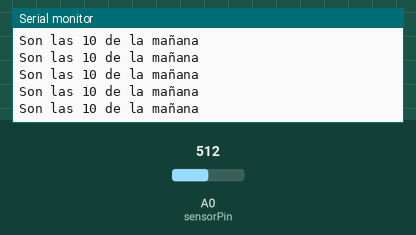
Recording of a sketch running on a simulated Arduino Uno, built with avr-gcc and run on an emulated ATmega328P. On the bench: the last lines printed to the serial monitor. The test bench sets the inputs (shaded band); at power-on: A0 (sensorPin) = 512.

Above: at 1.2 s.
1.3 s: A0 (sensorPin) set to 493
At 2.3 s:
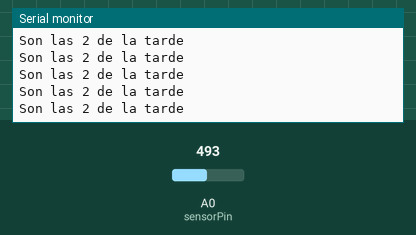
3.2 s: A0 (sensorPin) set to 511
At 4.1 s:
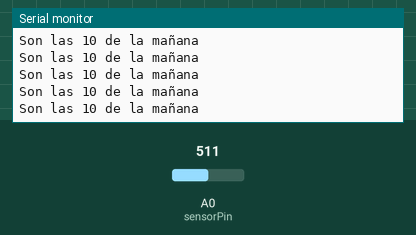
6.2 s: A0 (sensorPin) set to 477
At 7.0 s:
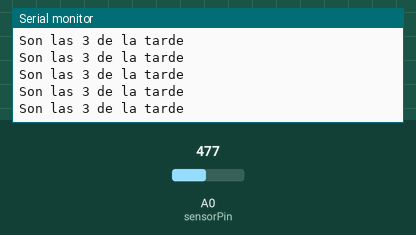
9.2 s: A0 (sensorPin) set to 478
At 9.9 s:
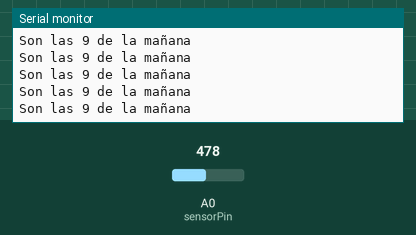
12.2 s: A0 (sensorPin) set to 355
At 12.8 s:
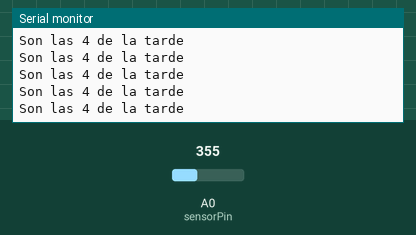
15.2 s: A0 (sensorPin) set to 363
At 16.2 s:
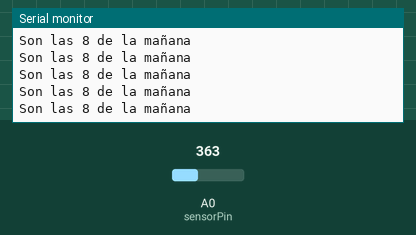
Timing chart, 0 to 18.2 s (numbered marks = the images above; inputs shaded):
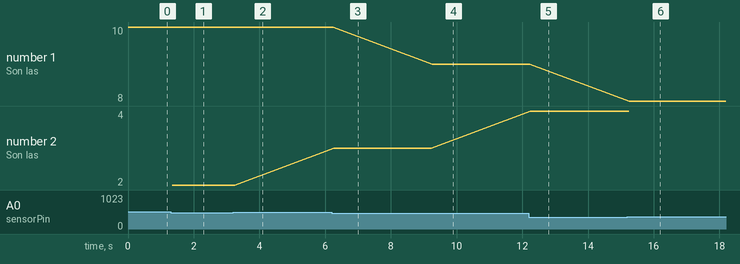

The sketch:

SimularDia__1_.ino
```cpp
const int sensorPin = A0;
int sensorValue = 0;
int previousValue = 0;
int hour = 6; //
String message = "";

void setup() {
  Serial.begin(9600);
}

void loop() {
  // Leemos el valor del fotoresistor
  sensorValue = analogRead(sensorPin);


  if (sensorValue > previousValue) {
    if (sensorValue >= 0 && sensorValue < 121) { // Rango para 6am - 7am
      message = "Son las 6 de la mañana";
      hour = 6;
    } else if (sensorValue >= 121 && sensorValue < 243) { // Rango para 7am - 8am
      message = "Son las 7 de la mañana";
      hour = 7;
    } else if (sensorValue >= 243 && sensorValue < 365) { // Rango para 8am - 9am
      message = "Son las 8 de la mañana";
      hour = 8;
    } else if (sensorValue >= 365 && sensorValue < 487) { // Rango para 9am - 10am
      message = "Son las 9 de la mañana";
      hour = 9;
    } else if (sensorValue >= 487 && sensorValue < 609) { // Rango para 10am - 11am
      message = "Son las 10 de la mañana";
      hour = 10;
    } else if (sensorValue >= 609 && sensorValue < 731) { // Rango para 11am - 12pm
      message = "Son las 11 de la mañana";
      hour = 11;
    } else if (sensorValue >= 731 && sensorValue < 1024) { // Rango para 12pm
      message = "Es mediodia";
      hour = 12;
    }

  }

  else if (sensorValue < previousValue) {
    if (sensorValue >= 0 && sensorValue < 121) { // Rango para 6pm
      message = "Son las 6 de la tarde";
      hour = 18;
    } else if (sensorValue >= 121 && sensorValue < 243) { // Rango para 5pm - 6pm
      message = "Son las 5 de la tarde";
      hour = 17;
    } else if (sensorValue >= 243 && sensorValue < 365) { // Rango para 4pm - 5pm
      message = "Son las 4 de la tarde";
      hour = 16;
    } else if (sensorValue >= 365 && sensorValue < 487) { // Rango para 3pm - 4pm
      message = "Son las 3 de la tarde";
      hour = 15;
    } else if (sensorValue >= 487 && sensorValue < 609) { // Rango para 2pm - 3pm
      message = "Son las 2 de la tarde";
      hour = 14;
    } else if (sensorValue >= 609 && sensorValue < 731) { // Rango para 1pm - 2pm
      message = "Es la 1 de la tarde";
      hour = 13;
    } else if (sensorValue >= 731 && sensorValue < 1024) { // Rango para 1pm - 2pm
      message = "Es mediodia";
      hour = 13;
    }

    }
  	previousValue=sensorValue;
  	Serial.println(message);
    delay(20);
  }
```

Measured:
- the behaviour switches between 512 and 511 on A0 (sensorPin) (found by bisection; images 0 and 1)
- the behaviour switches between 477 and 478 on A0 (sensorPin) (found by bisection; images 3 and 4)
- the behaviour switches between 355 and 356 on A0 (sensorPin) (found by bisection; images 5 and 6)
- after the input at 1.3 s, the serial monitor: prints a new line after 0.05 s (image 1)
- after the input at 6.2 s, the serial monitor: prints a new line after 0.07 s (image 3)
- after the input at 9.2 s, the serial monitor: prints a new line after 0.06 s (image 4)
- after the input at 12.2 s, the serial monitor: prints a new line after 0.05 s (image 5)
- after the input at 15.2 s, the serial monitor: prints a new line after 0.06 s (image 6)
